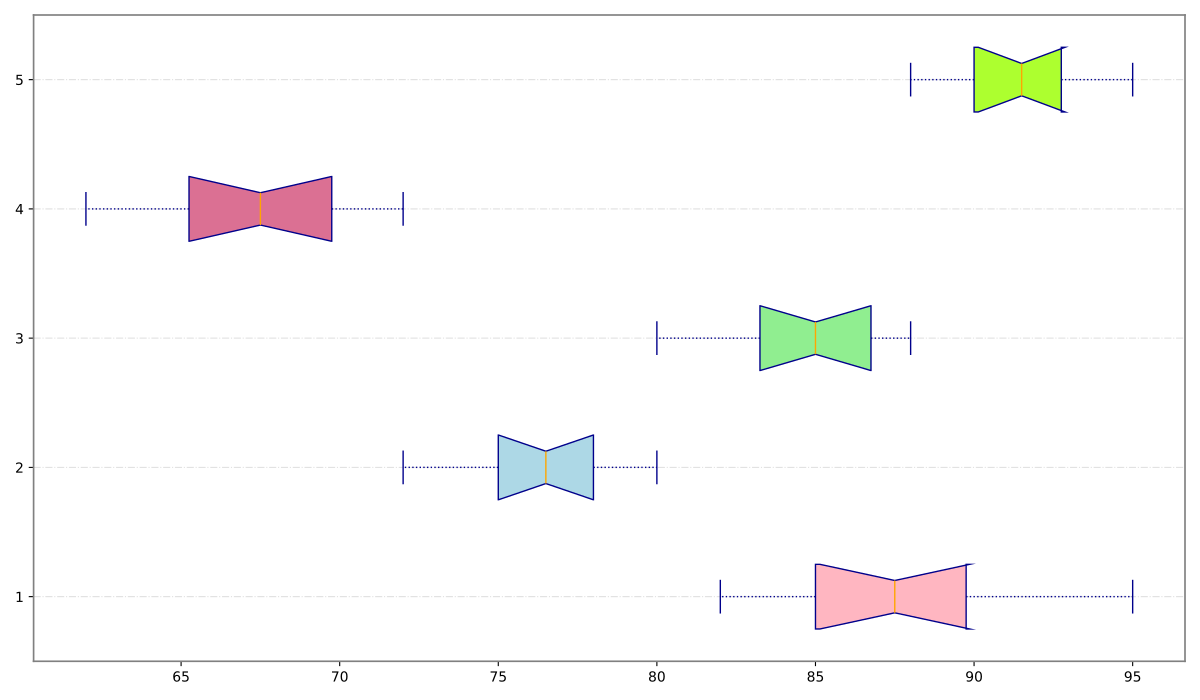

The Python source for this figure:
import matplotlib.pyplot as plt
import numpy as np

# Data
north_rivers = [85, 87, 90, 88, 83, 82, 85, 90, 95, 89]
east_rivers = [78, 75, 80, 72, 74, 79, 76, 77, 75, 78]
south_rivers = [88, 80, 85, 87, 83, 84, 86, 82, 85, 88]
west_rivers = [65, 62, 70, 68, 72, 71, 69, 64, 66, 67]
central_rivers = [90, 88, 92, 91, 89, 95, 93, 94, 90, 92]
river_qualities = [north_rivers, east_rivers, south_rivers, west_rivers, central_rivers]

fig, ax = plt.subplots(figsize=(12, 7))

# Horizontal box plot creation
box = ax.boxplot(river_qualities, patch_artist=True, notch=True, vert=False,
                 boxprops=dict(facecolor='lightgrey', color='darkblue'),
                 medianprops=dict(color='orange'),
                 whiskerprops=dict(color='darkblue', linestyle=':'),
                 capprops=dict(color='darkblue'),
                 flierprops=dict(marker='x', color='darkblue', alpha=0.7))

# Set custom colors for each box
colors = ['#FFB6C1', '#ADD8E6', '#90EE90', '#DB7093', '#ADFF2F']
for patch, color in zip(box['boxes'], colors):
    patch.set_facecolor(color)

# Removing textual elements
# The code for title, xlabel, ylabel, and ytick labels is removed

# Grid adjustments
ax.yaxis.grid(True, linestyle='-.', color='lightgrey', alpha=0.7)

# Enhanced border with spine customization
for spine in ax.spines.values():
    spine.set_edgecolor('grey')
    spine.set_linewidth(1.2)

# Tight layout
plt.tight_layout()

plt.show()
